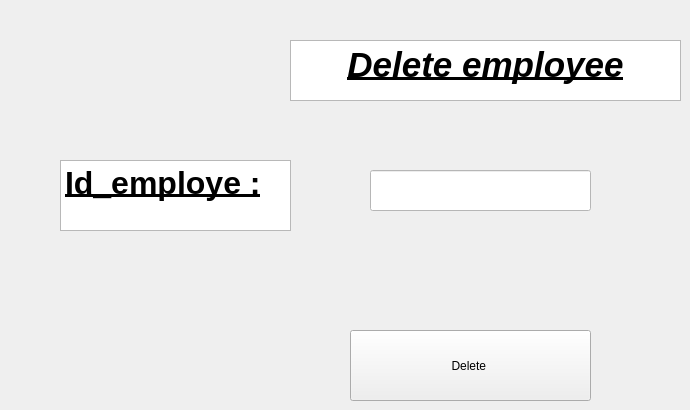
    <widget class="QWidget" name="tab_8">
     <attribute name="title">
      <string>delete employe</string>
     </attribute>
     <widget class="QPushButton" name="deleteButton_2">
      <property name="geometry">
       <rect>
        <x>350</x>
        <y>330</y>
        <width>241</width>
        <height>71</height>
       </rect>
      </property>
      <property name="styleSheet">
       <string notr="true">font: 20pt &quot;Segoe MDL2 Assets&quot;;</string>
      </property>
      <property name="text">
       <string>Delete </string>
      </property>
     </widget>
     <widget class="QTextBrowser" name="textBrowser_4">
      <property name="geometry">
       <rect>
        <x>290</x>
        <y>40</y>
        <width>391</width>
        <height>61</height>
       </rect>
      </property>
      <property name="html">
       <string>&lt;!DOCTYPE HTML PUBLIC &quot;-//W3C//DTD HTML 4.0//EN&quot; &quot;http://www.w3.org/TR/REC-html40/strict.dtd&quot;&gt;
&lt;html&gt;&lt;head&gt;&lt;meta name=&quot;qrichtext&quot; content=&quot;1&quot; /&gt;&lt;meta charset=&quot;utf-8&quot; /&gt;&lt;style type=&quot;text/css&quot;&gt;
p, li { white-space: pre-wrap; }
hr { height: 1px; border-width: 0; }
li.unchecked::marker { content: &quot;\2610&quot;; }
li.checked::marker { content: &quot;\2612&quot;; }
&lt;/style&gt;&lt;/head&gt;&lt;body style=&quot; font-family:'Segoe UI'; font-size:9pt; font-weight:400; font-style:normal;&quot;&gt;
&lt;p align=&quot;center&quot; style=&quot; margin-top:0px; margin-bottom:0px; margin-left:0px; margin-right:0px; -qt-block-indent:0; text-indent:0px;&quot;&gt;&lt;span style=&quot; font-size:26pt; font-weight:700; font-style:italic; text-decoration: underline;&quot;&gt;Delete employee&lt;/span&gt;&lt;/p&gt;&lt;/body&gt;&lt;/html&gt;</string>
      </property>
     </widget>
     <widget class="QTextBrowser" name="textBrowser_7">
      <property name="geometry">
       <rect>
        <x>60</x>
        <y>160</y>
        <width>231</width>
        <height>71</height>
       </rect>
      </property>
      <property name="html">
       <string>&lt;!DOCTYPE HTML PUBLIC &quot;-//W3C//DTD HTML 4.0//EN&quot; &quot;http://www.w3.org/TR/REC-html40/strict.dtd&quot;&gt;
&lt;html&gt;&lt;head&gt;&lt;meta name=&quot;qrichtext&quot; content=&quot;1&quot; /&gt;&lt;meta charset=&quot;utf-8&quot; /&gt;&lt;style type=&quot;text/css&quot;&gt;
p, li { white-space: pre-wrap; }
hr { height: 1px; border-width: 0; }
li.unchecked::marker { content: &quot;\2610&quot;; }
li.checked::marker { content: &quot;\2612&quot;; }
&lt;/style&gt;&lt;/head&gt;&lt;body style=&quot; font-family:'Segoe UI'; font-size:9pt; font-weight:400; font-style:normal;&quot;&gt;
&lt;p style=&quot; margin-top:0px; margin-bottom:0px; margin-left:0px; margin-right:0px; -qt-block-indent:0; text-indent:0px;&quot;&gt;&lt;span style=&quot; font-size:24pt; font-weight:700; text-decoration: underline;&quot;&gt;Id_employe :&lt;/span&gt;&lt;/p&gt;&lt;/body&gt;&lt;/html&gt;</string>
      </property>
     </widget>
     <widget class="QLineEdit" name="idd_2">
      <property name="geometry">
       <rect>
        <x>370</x>
        <y>170</y>
        <width>221</width>
        <height>41</height>
       </rect>
      </property>
      <property name="styleSheet">
       <string notr="true">background-color: rgb(255, 255, 255);
color: rgb(0, 0, 0);</string>
      </property>
     </widget>
    </widget>
